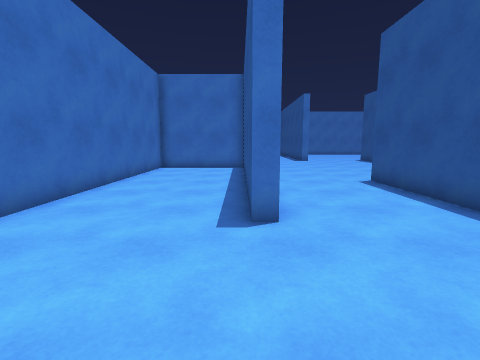
View 1 (above)

22 first-person views from a walk through a Unity game level. The camera is 1.4 m above the floor, tilts 8° down and sees 85° across. The floor is counted in squares, 1 m on a side. Each view is taken from the middle of a square. On the plan, view 1 faces up. The plan holds only what a view shows up to about 13 squares ahead; the rest is blank. The player is left out.

View 2
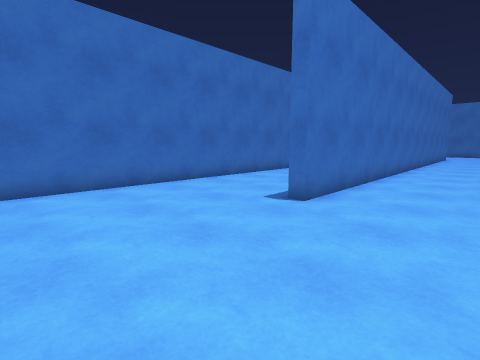

View 3
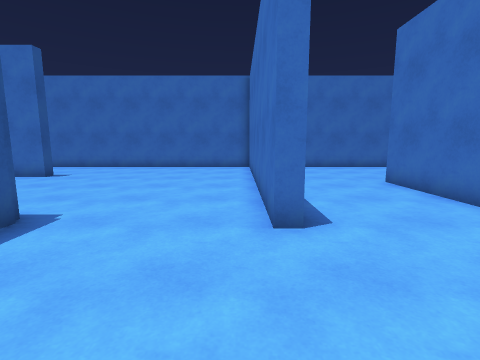

View 4
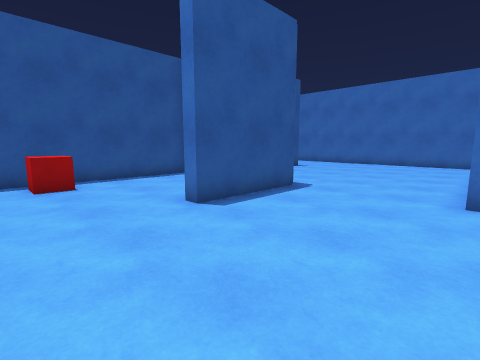

View 5
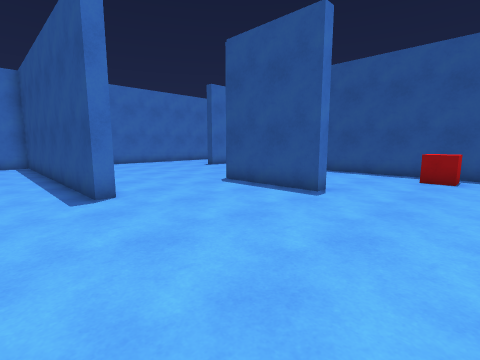

View 6
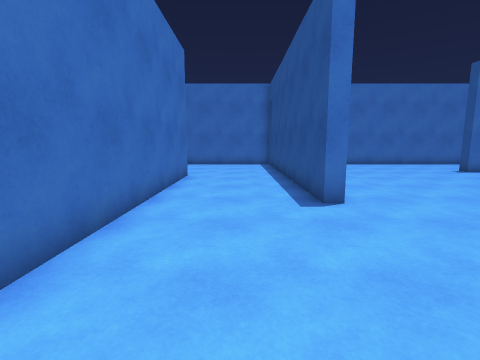

View 7
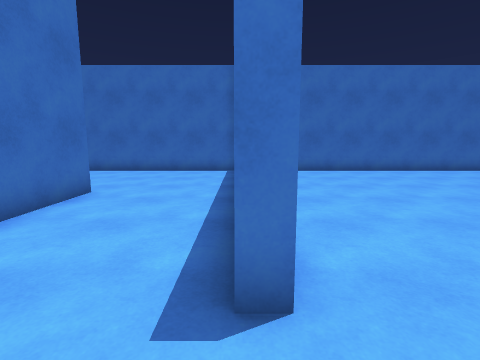

View 8
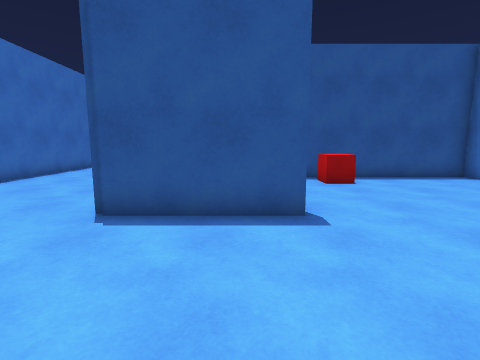

View 9
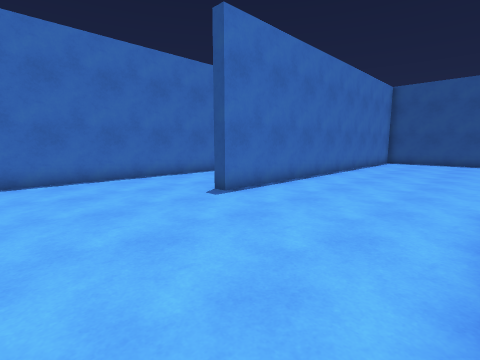

View 10
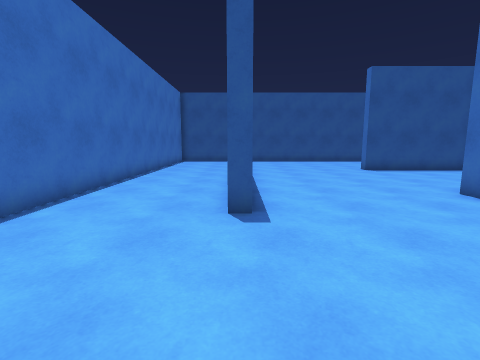

View 11
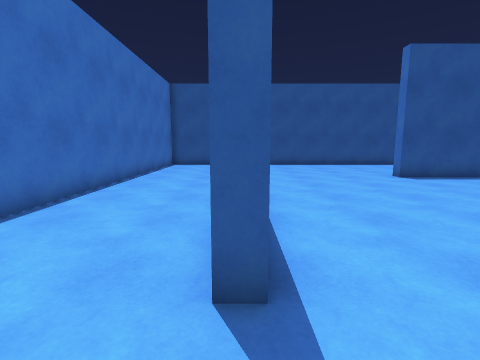

View 12
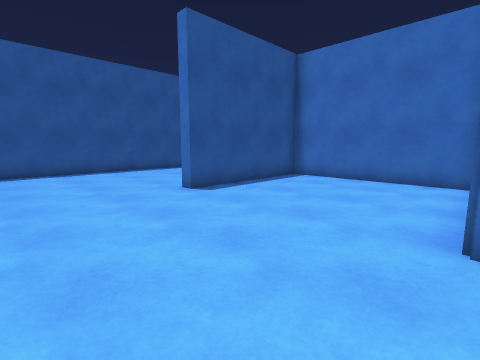

View 13
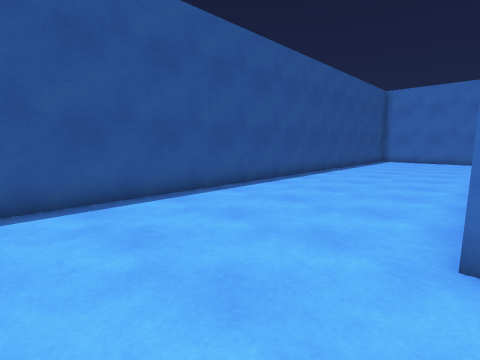

View 14
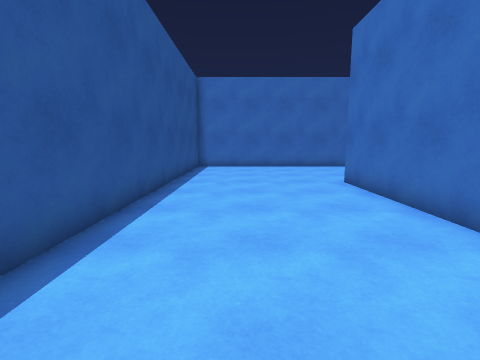

View 15
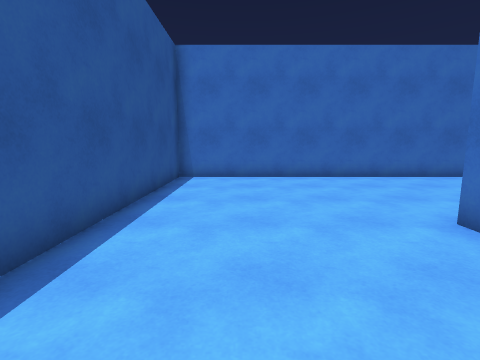

View 16
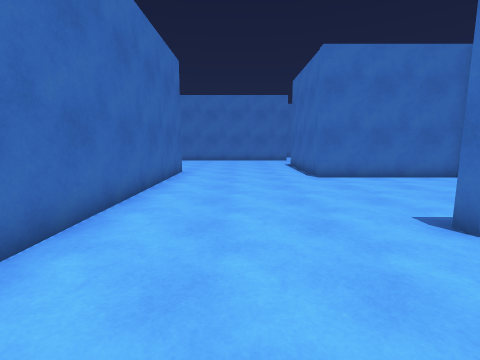

View 17
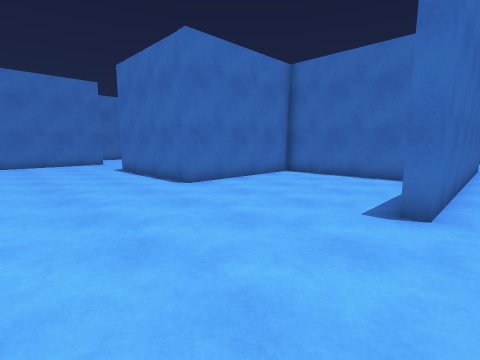

View 18
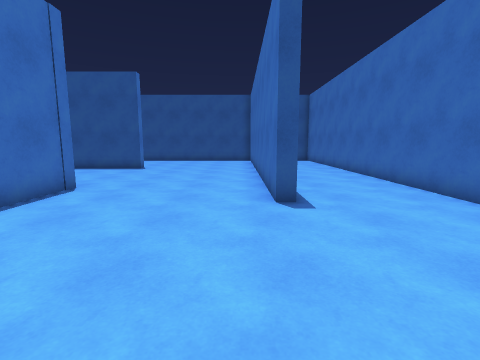

View 19
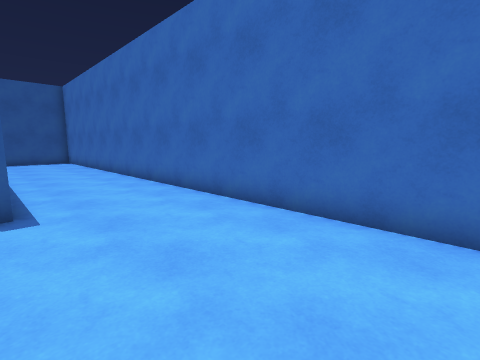

View 20
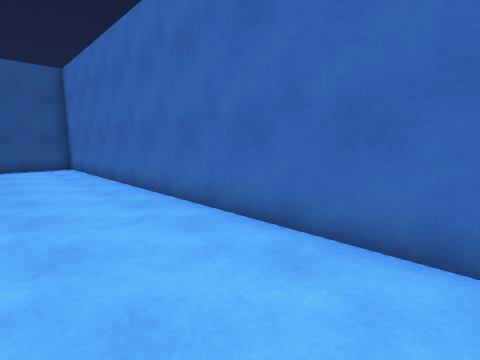

View 21
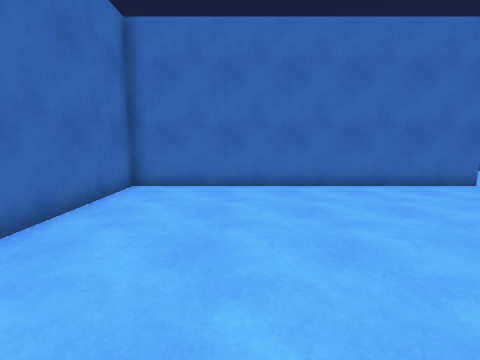

View 22
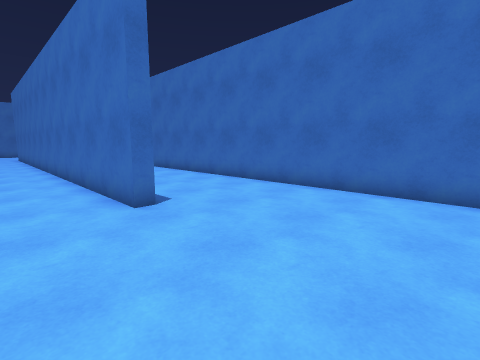

### Floor plan
Points are (right, up) in squares from view 1. A wall is a line through its corners. A room is listed if a view was taken in it or the views show most of it. See-through windows are left out.
Room 1 (views 1, 2, 3, 4, 5, 6, 7, 8, 9, 10, 11, 12, 13, 14, 15, 16, 17, 18, 19, 20, 21, 22)
walls: (10.5, 17.7) (10, 17.7) (10, 22); (16.2, 15.1) (16.2, 9.3) (10.6, 9.3); (16.5, 15.7) (22.7, 15.7) (22.7, 21.4) (23.2, 21.4); (15.5, 21.9) (16.2, 21.9); (15, 9.8) (15.8, 9.8) (15.8, 19.9); (10, 9.5) (10, 13.5) (10.5, 13.5); (21.5, 15.3) (16.6, 15.3); (5.5, 21) (5, 21) (5, 30.6); (23.2, 21) (23.2, 9.6) (22.6, 9.6); (0.7, 14.2) (0.7, 4.5) (0.2, 4.5) (0.2, 10.6); (5, 5.2) (5, 9.8) (5.4, 9.8) (5.4, -1.5) (28, -1.5); (14.1, 2.6) (14.1, 3.1) (29.5, 3.1) (29.5, 25.5); (21.9, 27.7) (14.1, 27.7) (14.1, 28.2); (0.1, 26.5) (0.7, 26.5) (0.7, 15.7); (-4.6, 13.2) (-4.6, -0.8); (25.1, 32.5) (9.4, 32.5); (29.5, -0.1) (29.5, 1.4); (-4.6, 31.7) (-4.6, 21)
objects: red cube (14, 15) to (15, 16)

Positions as (right, up) in squares from view 1, and headings:
1: (0, 0), facing up
2: (4, -1), facing up-left
3: (6, 14), facing down
4: (5, 17), facing down-right
5: (3, 14), facing up-right
6: (3, 15), facing up
7: (5, 19), facing up
8: (5, 19), facing right
9: (9, 22), facing up-right
10: (9, 28), facing right
11: (12, 28), facing right
12: (16, 26), facing down-right
13: (23, 25), facing down-right
14: (27, 19), facing down
15: (27, 14), facing down
16: (27, 6), facing left
17: (24, 4), facing up-left
18: (8, 4), facing right
19: (8, 3), facing down-right
20: (13, 2), facing down-right
21: (14, 2), facing left
22: (3, 32), facing down-left
